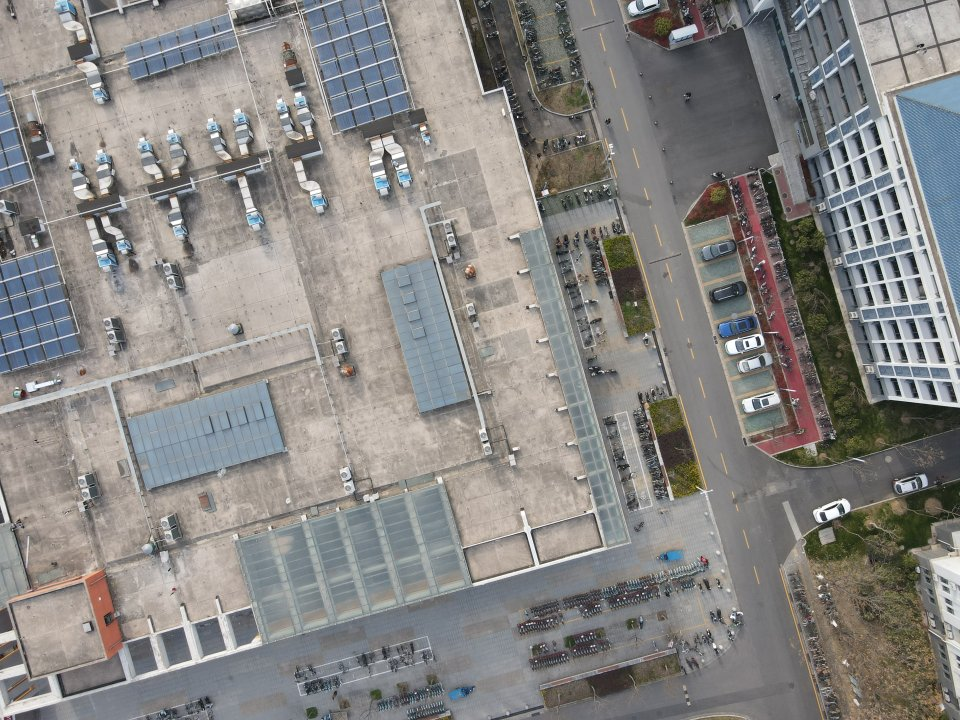
#> input picture web/samples/aerial234_1.jpg, 960 x 720 px
$ python -i harris.py   (imports and definitions only)   (older library calls are emulated)
#> lines starting #> are read from the running program, lines starting #| are printed output that depends on the picture; after the words box and inside, x2 and y2 are one past the last pixel; in counts of white or black regions, pixels touching at a corner belong together
### panografia/features/base.py
"""Estruturas comuns aos detectores/descritores de características."""

from __future__ import annotations

from dataclasses import dataclass

import cv2
import numpy as np


@dataclass
class Features:
    """Conjunto de pontos de interesse e seus descritores.

    Attributes:
        points: array (N, 2) com coordenadas (x, y) em pixels da imagem original.
        descriptors: array (N, D). ``float32`` para descritores reais (SIFT, MOPS)
            ou ``uint8`` para descritores binários (ORB).
        scales: array (N,) com a escala (sigma) de cada ponto, usada só para
            visualização.
        binary: ``True`` se os descritores devem ser comparados por Hamming.
    """

    points: np.ndarray
    descriptors: np.ndarray
    scales: np.ndarray
    binary: bool = False

    def __len__(self) -> int:
        return len(self.points)


def to_gray_float(image: np.ndarray) -> np.ndarray:
    """Converte uma imagem BGR/cinza ``uint8`` para cinza ``float32`` em [0, 1]."""
    if image.ndim == 3:
        image = cv2.cvtColor(image, cv2.COLOR_BGR2GRAY)
    return image.astype(np.float32) / 255.0

### panografia/features/harris.py
"""Detector de Harris + supressão não-máxima adaptativa + descritor MOPS.

Implementação própria (apenas NumPy e filtros básicos do OpenCV), seguindo
Szeliski, *Computer Vision: Algorithms and Applications*, 2ª ed., seção 7.1:

* matriz de autocorrelação (eq. 7.8)  A = w * [[Ix², IxIy], [IxIy, Iy²]];
* resposta de Harris (eq. 7.9)        R = det(A) − α·trace(A)²;
* ANMS — *adaptive non-maximal suppression* (Brown, Szeliski e Winder 2005),
  que distribui os pontos de forma uniforme pela imagem (Fig. 7.10);
* descritor MOPS simplificado (seção 7.1.2): patch 8×8 amostrado com
  espaçamento de 5 pixels sobre a imagem suavizada e normalizado em
  viés/ganho. Como o modelo desta atividade é de translação pura, o patch é
  mantido alinhado aos eixos (sem normalização de orientação).
"""

from __future__ import annotations

import cv2
import numpy as np

from .base import Features, to_gray_float


def harris_response(
    gray: np.ndarray, sigma_d: float = 1.0, sigma_i: float = 2.0, alpha: float = 0.06
) -> np.ndarray:
    """Mapa de resposta de Harris R = det(A) − α·trace(A)² (eq. 7.9)."""
    # Derivadas gaussianas com escala de diferenciação sigma_d.
    smooth = cv2.GaussianBlur(gray, (0, 0), sigma_d)
    ix = cv2.Sobel(smooth, cv2.CV_32F, 1, 0, ksize=3) / 8.0
    iy = cv2.Sobel(smooth, cv2.CV_32F, 0, 1, ksize=3) / 8.0

    # Entradas da matriz A ponderadas pela janela gaussiana w (escala sigma_i).
    a = cv2.GaussianBlur(ix * ix, (0, 0), sigma_i)
    b = cv2.GaussianBlur(ix * iy, (0, 0), sigma_i)
    c = cv2.GaussianBlur(iy * iy, (0, 0), sigma_i)

    det = a * c - b * b
    trace = a + c
    return det - alpha * trace * trace


def _local_maxima(response: np.ndarray, threshold: float, border: int) -> np.ndarray:
    """Máximos locais 3×3 acima de ``threshold``, longe da borda. Retorna (N, 2) em (x, y)."""
    dilated = cv2.dilate(response, np.ones((3, 3), np.uint8))
    mask = (response == dilated) & (response > threshold)
    mask[:border, :] = False
    mask[-border:, :] = False
    mask[:, :border] = False
    mask[:, -border:] = False
    ys, xs = np.nonzero(mask)
    return np.stack([xs, ys], axis=1)


def anms(points: np.ndarray, strengths: np.ndarray, n_keep: int, c_robust: float = 0.9) -> np.ndarray:
    """Supressão não-máxima adaptativa (Brown, Szeliski e Winder 2005).

    Para cada ponto calcula o raio de supressão r_i = min ||x_i − x_j|| sobre os
    pontos j suficientemente mais fortes (f_i < c·f_j) e mantém os ``n_keep``
    pontos de maior raio. Retorna os índices escolhidos.
    """
    n = len(points)
    if n <= n_keep:
        return np.arange(n)
    order = np.argsort(-strengths)
    pts = points[order].astype(np.float32)
    s = strengths[order]
    radii = np.full(n, np.inf, dtype=np.float32)
    # Como os pontos estão ordenados por força, só os anteriores podem suprimir.
    chunk = 512
    for start in range(1, n, chunk):
        stop = min(n, start + chunk)
        stronger = pts[:stop]
        d2 = ((pts[start:stop, None, :] - stronger[None, :, :]) ** 2).sum(-1)
        dominated = s[start:stop, None] < c_robust * s[None, :stop]
        d2 = np.where(dominated, d2, np.inf)
        radii[start:stop] = d2.min(axis=1)
    keep = np.argsort(-radii, kind="stable")[:n_keep]
    return order[keep]


def mops_descriptors(
    gray: np.ndarray, points: np.ndarray, patch: int = 8, spacing: float = 5.0
) -> np.ndarray:
    """Descritor MOPS: patch ``patch``×``patch`` amostrado com espaçamento
    ``spacing`` (janela de 40×40 px) e normalizado por média e desvio padrão."""
    # Suaviza antes da subamostragem para evitar aliasing.
    blurred = cv2.GaussianBlur(gray, (0, 0), spacing / 2.0)
    offs = (np.arange(patch, dtype=np.float32) - (patch - 1) / 2.0) * spacing
    gx, gy = np.meshgrid(offs, offs)
    map_x = (points[:, 0:1].astype(np.float32) + gx.reshape(1, -1)).astype(np.float32)
    map_y = (points[:, 1:2].astype(np.float32) + gy.reshape(1, -1)).astype(np.float32)
    samples = cv2.remap(blurred, map_x, map_y, cv2.INTER_LINEAR, borderMode=cv2.BORDER_REFLECT)
    samples = samples.reshape(len(points), patch * patch)
    mean = samples.mean(axis=1, keepdims=True)
    std = samples.std(axis=1, keepdims=True) + 1e-6
    return ((samples - mean) / std).astype(np.float32)


def detect_harris(
    image: np.ndarray,
    max_points: int = 1500,
    rel_threshold: float = 1e-3,
    alpha: float = 0.06,
) -> Features:
    """Detecta cantos de Harris, aplica ANMS e calcula descritores MOPS."""
    gray = to_gray_float(image)
    response = harris_response(gray, alpha=alpha)
    border = 20  # metade da janela de 40 px do descritor
    pts = _local_maxima(response, rel_threshold * float(response.max()), border)
    if len(pts) == 0:
        return Features(np.zeros((0, 2), np.float32), np.zeros((0, 64), np.float32), np.zeros(0))
    strengths = response[pts[:, 1], pts[:, 0]]
    # Limita o custo O(n²) do ANMS aos candidatos mais fortes.
    if len(pts) > 6000:
        top = np.argsort(-strengths)[:6000]
        pts, strengths = pts[top], strengths[top]
    keep = anms(pts, strengths, max_points)
    pts = pts[keep].astype(np.float32)
    desc = mops_descriptors(gray, pts)
    return Features(pts, desc, np.full(len(pts), 5.0, np.float32))

>>> import cv2
>>> picture = cv2.imread('../../web/samples/aerial234_1.jpg')
#> picture is the input picture: shape (720, 960, 3); mean B, G, R 132, 134.3, 136.1
>>> result = detect_harris(picture)
#> in _local_maxima, `mask = (response == dilated) & (response > threshold)`:
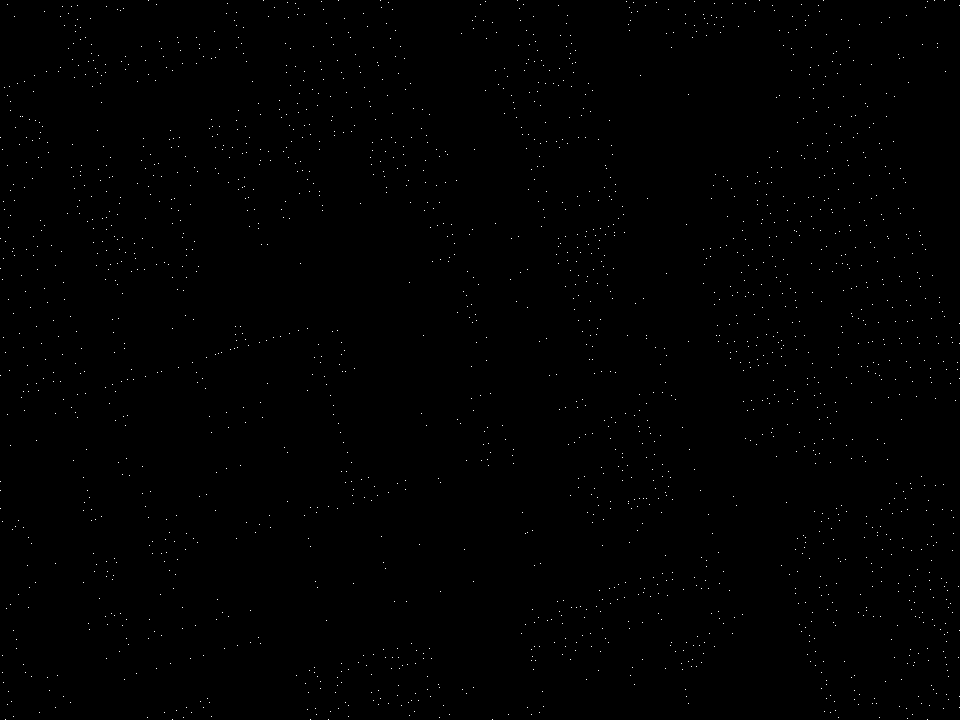
#> mask: shape (720, 960) bool; 0.29% white in thin lines or dots
#> in _local_maxima, `mask[:border, :] = False`: mask: shape (720, 960) bool; 0.28% white in thin lines or dots
#> in _local_maxima, `mask[-border:, :] = False`: mask: shape (720, 960) bool; 0.27% white in thin lines or dots
#> in _local_maxima, `mask[:, :border] = False`: mask: shape (720, 960) bool; 0.26% white in thin lines or dots
#> in _local_maxima, `mask[:, -border:] = False`: mask: shape (720, 960) bool; 0.25% white in thin lines or dots
#> in _local_maxima, `ys, xs = np.nonzero(mask)`: ys = 1751 values from 20 to 699; xs = 1751 values, max 939 at index 814, min 20 at index 253, mean 513.7
#> in detect_harris, `pts = _local_maxima(response, rel_threshold * float(response.max()), b..`: pts = 1751 pairs, first value 20 to 939, second value 20 to 699
#> in detect_harris, `strengths = response[pts[:, 1], pts[:, 0]]`: strengths = 1751 values, max 9.5e-05 at index 357, min 9.5e-08 at index 1395, mean 5.25e-06
#> in anms, `n = len(points)`: n = 1751
#> in anms, `order = np.argsort(-strengths)`: order = 1751 values, max 1750 at index 505, min 0 at index 234, mean 875
#> in anms, `s = strengths[order]`: s = 1751 values, max 9.5e-05 at index 0, min 9.5e-08 at index 1750, mean 5.25e-06
#> the loop in anms, `for start in range(1, n, chunk):` made 4 passes
#> stop on passes 1 to 4: 513, 1025, 1537, 1751
#> pass 1, in anms, `d2 = np.where(dominated, d2, np.inf)`:
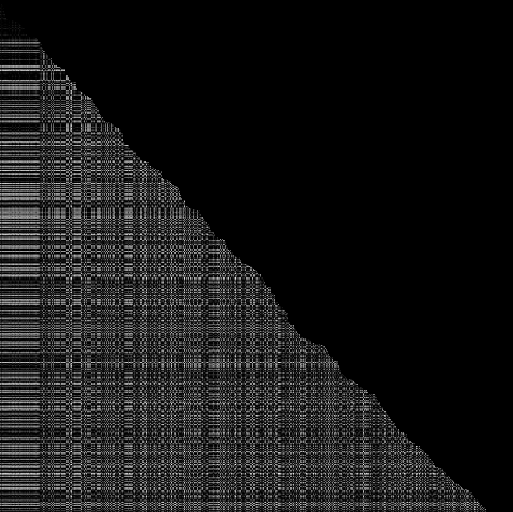
#> d2: shape (512, 513) float32; 53.75% of the values are NaN or infinite; the others: min 10, max 1227385, mean 256797; drawn with min black, max white, NaN and infinite black
#> pass 2, in anms, `d2 = ((pts[start:stop, None, :] - stronger[None, :, :]) ** 2).sum(-1)`:
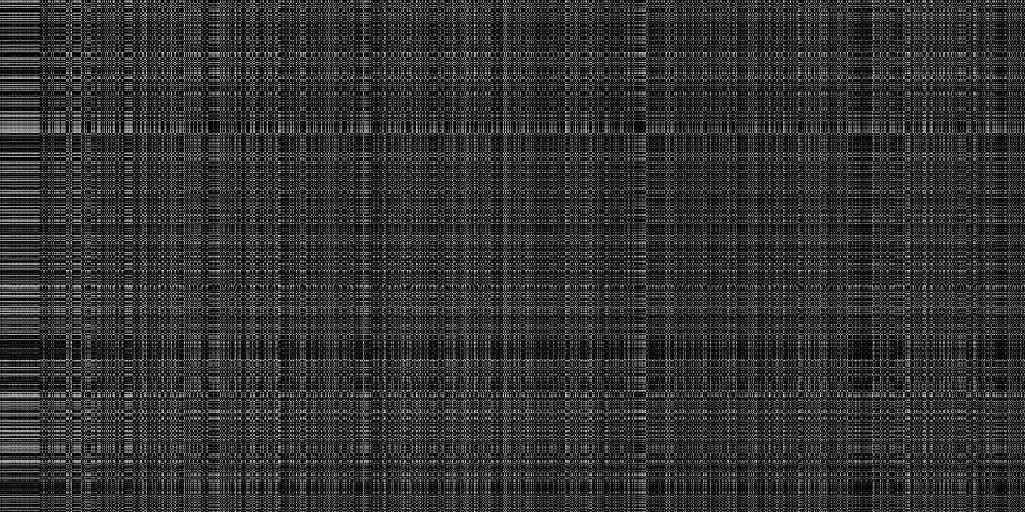
#> d2: shape (512, 1025) float32; min 0, max 1120400, mean 225020.3; drawn with min black and max white
#> after the loop in anms, `for start in range(1, n, chunk):`:
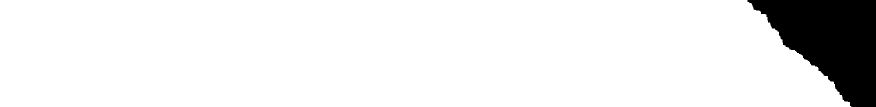
#> dominated: shape (214, 1751) bool (shown at 1/2 size); 91.4% white; 1 black region, box (x1, y1, x2, y2) and area: (1495, 0, 1751, 214) 32386
#> in anms, `keep = np.argsort(-radii, kind="stable")[:n_keep]`: keep = 1500 values, max 1750 at index 742, min 0 at index 0, mean 871.7
#> in detect_harris, `keep = anms(pts, strengths, max_points)`: keep = 1500 values, max 1750 at index 135, min 0 at index 33, mean 879.2
#> in detect_harris, `pts = pts[keep].astype(np.float32)`: pts = 1500 pairs, first value 20 to 939, second value 20 to 699
#> in mops_descriptors, `map_x = (points[:, 0:1].astype(np.float32) + gx.reshape(1, -1)).astype..`:
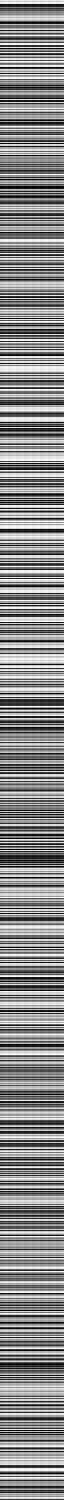
#> map_x: shape (1500, 64) float32; min 2.5, max 956.5, mean 511; drawn with min black and max white
#> in mops_descriptors, `map_y = (points[:, 1:2].astype(np.float32) + gy.reshape(1, -1)).astype..`:
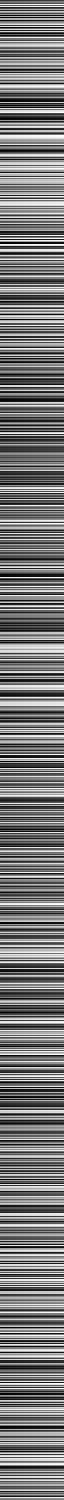
#> map_y: shape (1500, 64) float32; min 2.5, max 716.5, mean 342; drawn with min black and max white
#> in mops_descriptors, `mean = samples.mean(axis=1, keepdims=True)`: mean = 1500 values, max 0.717 at index 648, min 0.216 at index 307, mean 0.497
#> in mops_descriptors, `std = samples.std(axis=1, keepdims=True) + 1e-6`: std = 1500 values, max 0.22 at index 61, min 0.0133 at index 271, mean 0.0854
#> in mops_descriptors, `return ((samples - mean) / std).astype(np.float32)`:
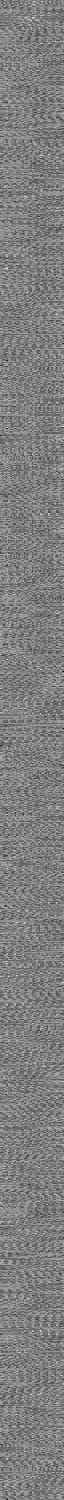
#> returned value: shape (1500, 64) float32; min -5.66, max 5.68, mean 4e-09; drawn with min black and max white

$ run again, on web/samples/aerial234_2.jpg
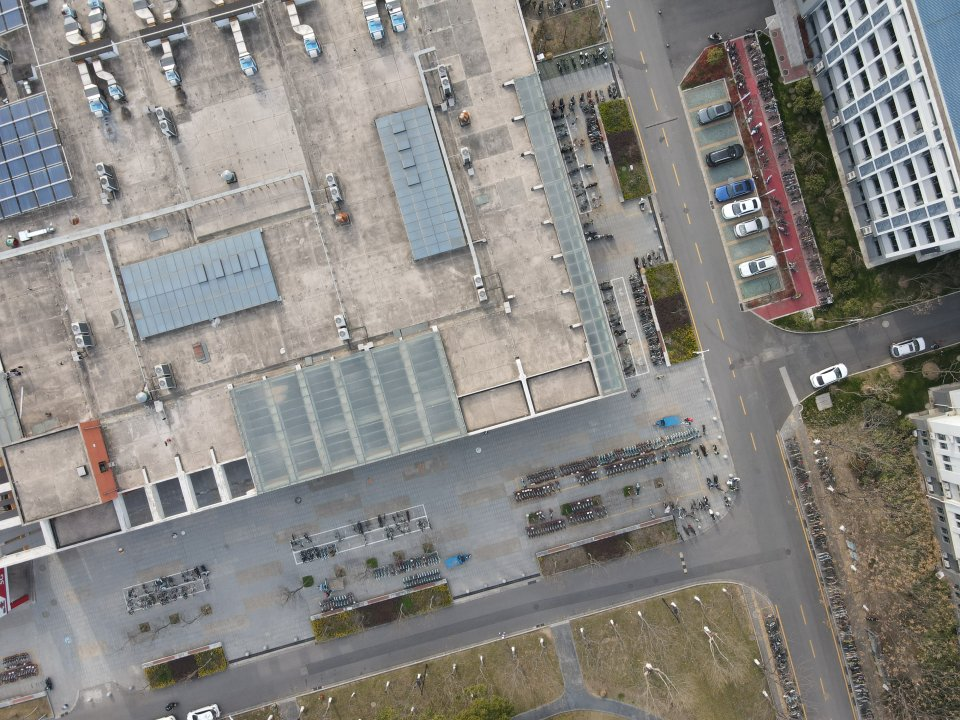
#> input picture web/samples/aerial234_2.jpg, 960 x 720 px
#> picture is the input picture: shape (720, 960, 3); mean B, G, R 130.9, 134.5, 136.8
#> in _local_maxima, `mask = (response == dilated) & (response > threshold)`:
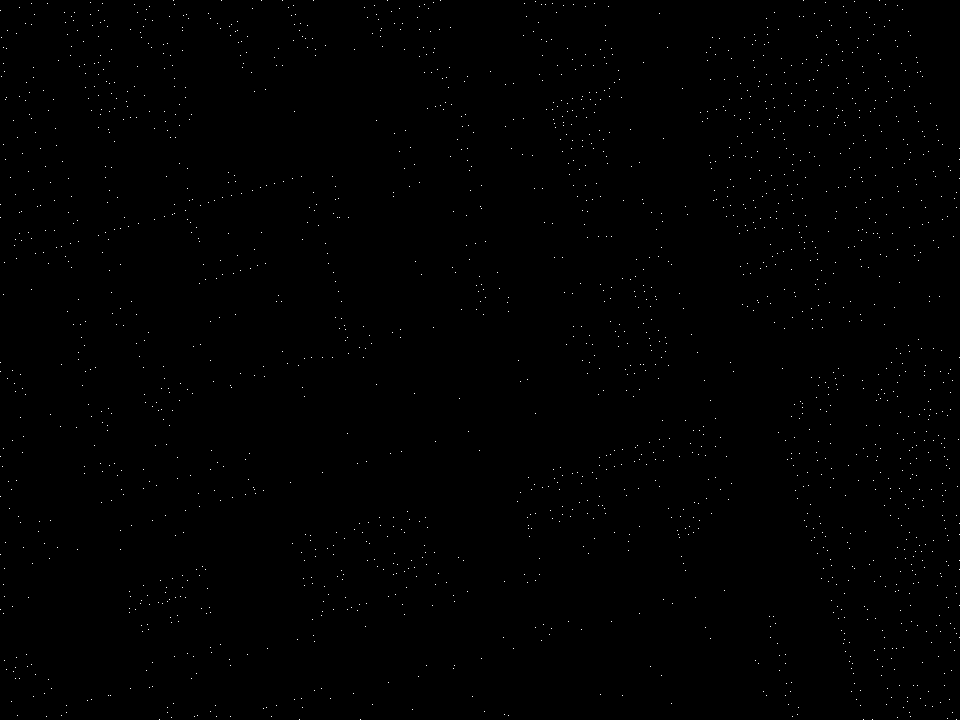
#> mask: shape (720, 960) bool; 0.28% white in thin lines or dots
#> ys = 1666 values from 20 to 699; xs = 1666 values, max 939 at index 804, min 20 at index 967, mean 542.4
#> in detect_harris, `pts = _local_maxima(response, rel_threshold * float(response.max()), b..`: pts = 1666 pairs, first value 20 to 939, second value 20 to 699
#> strengths = 1666 values, max 8.79e-05 at index 690, min 8.8e-08 at index 231, mean 4.54e-06
#> n = 1666
#> order = 1666 values, max 1665 at index 1136, min 0 at index 281, mean 832.5
#> s = 1666 values, max 8.79e-05 at index 0, min 8.8e-08 at index 1665, mean 4.54e-06
#> the loop in anms, `for start in range(1, n, chunk):` made 4 passes
#> stop on passes 1 to 4: 513, 1025, 1537, 1666
#> in anms, `keep = np.argsort(-radii, kind="stable")[:n_keep]`: keep = 1500 values, max 1665 at index 864, min 0 at index 0, mean 831.3
#> in detect_harris, `keep = anms(pts, strengths, max_points)`: keep = 1500 values, max 1665 at index 1036, min 0 at index 888, mean 835.5
#> in detect_harris, `pts = pts[keep].astype(np.float32)`: pts = 1500 pairs, first value 20 to 939, second value 20 to 699
#> mean = 1500 values, max 0.737 at index 876, min 0.201 at index 231, mean 0.498
#> std = 1500 values, max 0.229 at index 1120, min 0.0124 at index 259, mean 0.0825
#> in mops_descriptors, `return ((samples - mean) / std).astype(np.float32)`:
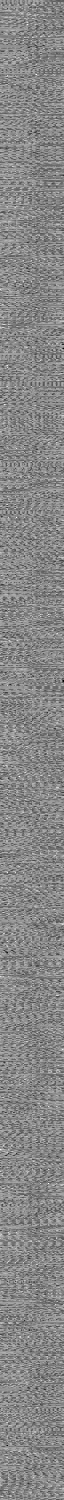
#> returned value: shape (1500, 64) float32; min -5.81, max 5.17, mean -3.77e-09; drawn with min black and max white
